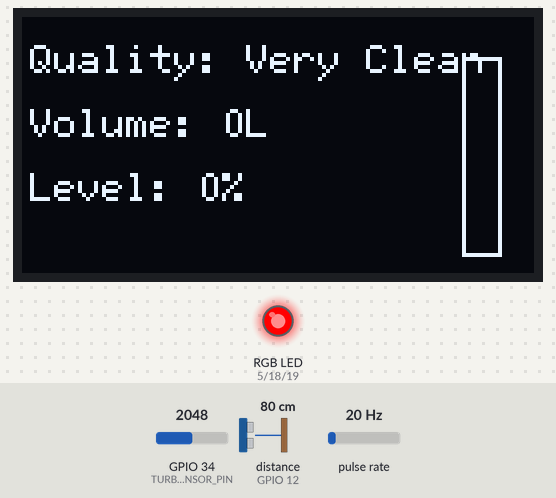
This sketch was run on a simulated ESP32. Parts: 128×64 one-colour display, an RGB LED mixed from three pins (HIGH = lit). Wiring (inferred from the names in the program): ultrasonic range finder: trigger GPIO 14; echo GPIO 12; pulse sensor: data GPIO 27. Inputs (shaded band) come from the test bench; at power-on: GPIO 34 (TURBIDITY_SENSOR_PIN) = 2048, distance to the obstacle (sensor on GPIO 12) 80 cm, pulse rate 20 Hz. The echo pulse lasts 58.3 µs per cm; pins used as bus, display or sensor lines are not drawn; what the sketch prints to the serial monitor is not drawn.

Above: at 1.7 s.
1.8 s: GPIO 34 (TURBIDITY_SENSOR_PIN) set to 219
3.8 s: GPIO 34 (TURBIDITY_SENSOR_PIN) set to 188
At 5.0 s:
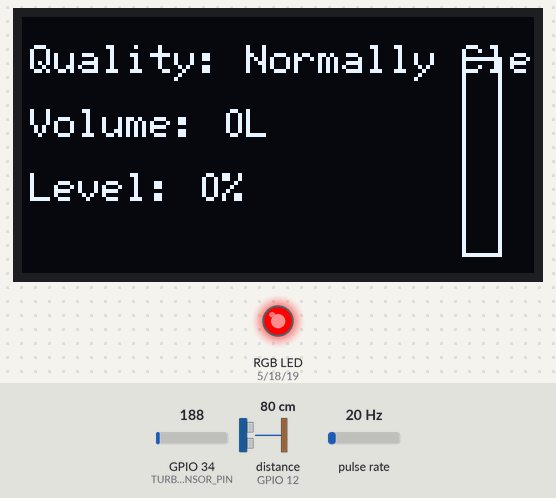
6.1 s: GPIO 34 (TURBIDITY_SENSOR_PIN) set to 55
At 7.8 s:
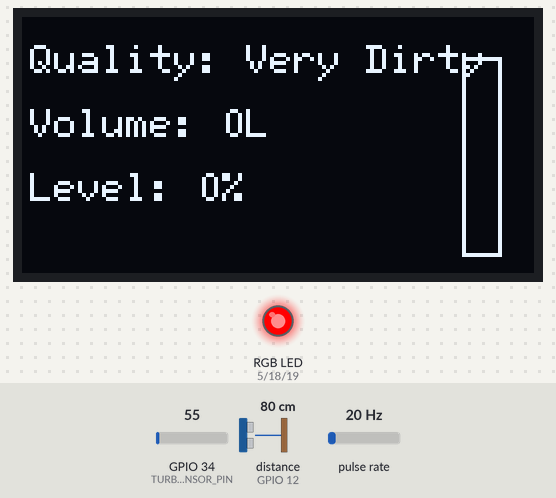
8.1 s: distance to the obstacle (sensor on GPIO 12) set to 18 cm
At 9.6 s:
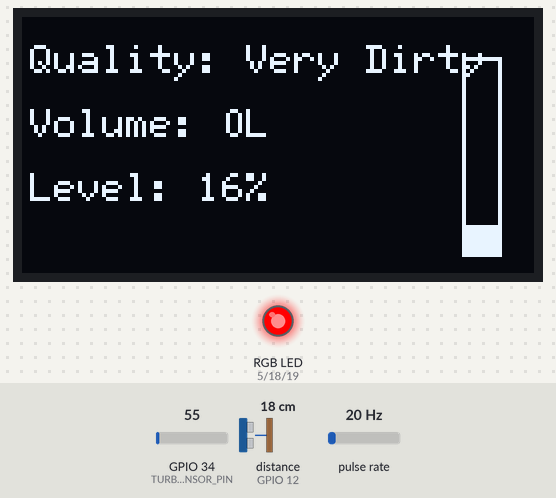
10.2 s: distance to the obstacle (sensor on GPIO 12) set to 14 cm
At 11.3 s:
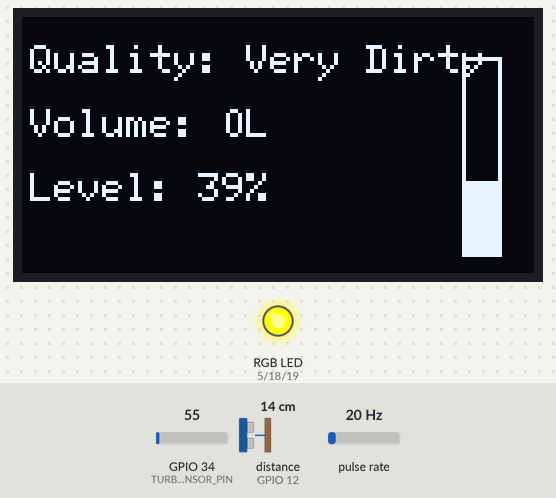
12.2 s: distance to the obstacle (sensor on GPIO 12) set to 6 cm
At 13.9 s:
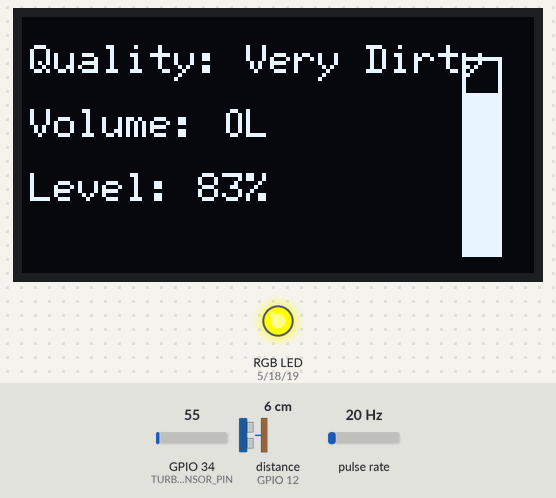
14.2 s: distance to the obstacle (sensor on GPIO 12) set to 3 cm
At 15.7 s:
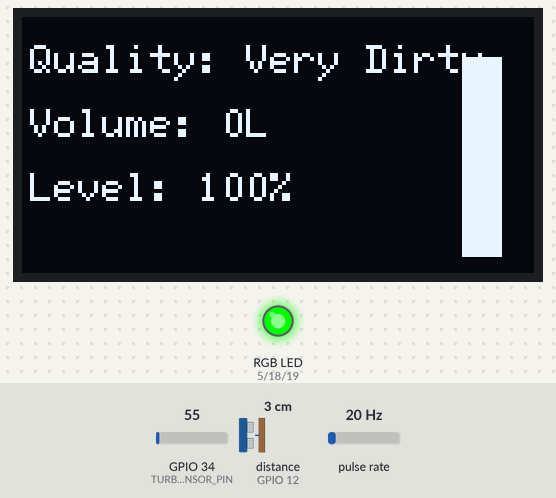
Timing chart, 0 to 17.2 s (numbered marks = the images above; inputs shaded):
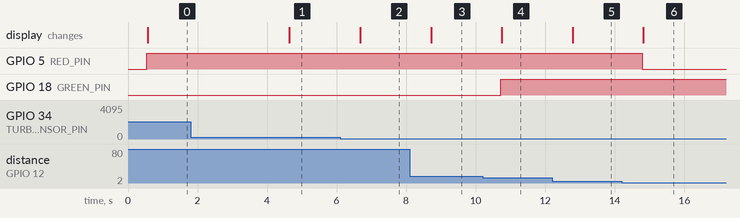

Measured:
- the behaviour switches between 202 and 201 on GPIO 34 (TURBIDITY_SENSOR_PIN) (found by bisection; images 0 and 1)
- the behaviour switches between 17 and 16 cm on distance to the obstacle (sensor on GPIO 12) (found by bisection; images 3 and 4)
- the behaviour switches between 5 and 4 cm on distance to the obstacle (sensor on GPIO 12) (found by bisection; images 5 and 6)
- after the input at 1.8 s, every drawn part: stays the same
- after the input at 3.8 s, the display: changes after 0.84 s (image 1)
- after the input at 6.1 s, the display: changes after 0.58 s (image 2)
- after the input at 8.1 s, the display: changes after 0.62 s (image 3)
- after the input at 10.2 s, GPIO 18 (GREEN_PIN): LOW → HIGH after 0.53 s; the display: changes after 0.55 s (image 4)
- after the input at 12.2 s, the display: changes after 0.59 s (image 5)
- after the input at 14.2 s, GPIO 5 (RED_PIN): HIGH → LOW after 0.60 s; the display: changes after 0.62 s (image 6)

The sketch:

full_project_integration.ino
```cpp
#include <Wire.h>
#include <U8g2lib.h>

// ---------- DISPLAY SETUP ----------
U8G2_SSD1306_128X64_NONAME_F_HW_I2C u8g2(U8G2_R0);

// ---------- FLOW SENSOR ----------
volatile int pulseCount = 0;
unsigned long oldTime = 0;
float flowRate = 0.0;
float totalLitres = 0.0;
#define FLOW_SENSOR_PIN 27

void IRAM_ATTR pulseCounter() {
  pulseCount++;
}

// ---------- ULTRASONIC SENSOR ----------
const int trigPin = 14;
const int echoPin = 12;
const float tankHeight = 20.84;
const float fullLevel = 17.73;
// const float sensorgap = 3;

float measureDistance() {
  digitalWrite(trigPin, LOW);
  delayMicroseconds(2);
  digitalWrite(trigPin, HIGH);
  delayMicroseconds(10);
  digitalWrite(trigPin, LOW);
  long duration = pulseIn(echoPin, HIGH);
  return (duration * 0.034) / 2; // distance in cm
}

// ---------- TURBIDITY SENSOR ----------
#define TURBIDITY_SENSOR_PIN 34
int read_ADC;
int ntu;
String quality = "";

// ---------- RGB LED ----------
#define RED_PIN 5
#define GREEN_PIN 18
#define BLUE_PIN 19

void setColor(int r, int g, int b) {
  analogWrite(RED_PIN, r);
  analogWrite(GREEN_PIN, g);
  analogWrite(BLUE_PIN, b);
}

// ---------- SETUP ----------
void setup() {
  Serial.begin(115200);
  u8g2.begin();

  // Flow sensor setup
  pinMode(FLOW_SENSOR_PIN, INPUT_PULLUP);
  attachInterrupt(digitalPinToInterrupt(FLOW_SENSOR_PIN), pulseCounter, FALLING);

  // Ultrasonic sensor setup
  pinMode(trigPin, OUTPUT);
  pinMode(echoPin, INPUT);

  // RGB setup
  pinMode(RED_PIN, OUTPUT);
  pinMode(GREEN_PIN, OUTPUT);
  pinMode(BLUE_PIN, OUTPUT);

  delay(500);
  Serial.println("System Initialized");
}

// ---------- LOOP ----------
void loop() {
  // FLOW SENSOR MEASUREMENT
  if ((millis() - oldTime) > 1000) {
    detachInterrupt(digitalPinToInterrupt(FLOW_SENSOR_PIN));
    flowRate = ((1000.0 / (millis() - oldTime)) * pulseCount) / 7.5;
    float litresPerSecond = flowRate / 60.0;
    totalLitres += litresPerSecond;
    oldTime = millis();
    pulseCount = 0;
    attachInterrupt(digitalPinToInterrupt(FLOW_SENSOR_PIN), pulseCounter, FALLING);
  }

  // ULTRASONIC MEASUREMENT
  float distance = measureDistance();
  float waterLevel = (tankHeight - distance);
  if (waterLevel < 0) waterLevel = 0;
  int levelPercent = constrain((int)((waterLevel / fullLevel) * 100), 0, 100);
  if (levelPercent>95.0) levelPercent=100;
  // TURBIDITY MEASUREMENT
  read_ADC = analogRead(TURBIDITY_SENSOR_PIN);
  if (read_ADC > 208) read_ADC = 208;
  ntu = map(read_ADC, 0, 208, 300, 0);

  if (ntu < 10) quality = "Very Clean";
  else if (ntu < 30) quality = "Normally Clean";
  else quality = "Very Dirty";

  // RGB LED CONTROL
  if (levelPercent > 90) {
    setColor(0, 255, 0);   // Green
  } else if (levelPercent > 25) {
    setColor(255, 255, 0); // Yellow
  } else {
    setColor(255, 0, 0);   // Red
  }

  // DISPLAY ON OLED
  u8g2.clearBuffer();
  u8g2.setFont(u8g2_font_6x12_tr);
  u8g2.setCursor(2, 14);
  u8g2.print("Quality: ");
  u8g2.print(quality);

  u8g2.setCursor(2, 30);
  u8g2.print("Volume: ");
  u8g2.print((int)totalLitres);
  u8g2.print("L");

  u8g2.setCursor(2, 46);
  u8g2.print("Level: ");
  u8g2.print(levelPercent);
  u8g2.print("%");

  // Vertical Progress Bar
  int barX = 110;
  int barY = 10;
  int barWidth = 10;
  int barHeight = 50;
  int filledHeight = map(levelPercent, 0, 100, 0, barHeight);
  u8g2.drawFrame(barX, barY, barWidth, barHeight);
  u8g2.drawBox(barX, barY + (barHeight - filledHeight), barWidth, filledHeight);

  u8g2.sendBuffer();

  // SERIAL OUTPUT
  Serial.print("Flow Rate: ");
  Serial.print(flowRate);
  Serial.print(" L/min | Total: ");
  Serial.print(totalLitres, 3);
  Serial.println(" L");

  Serial.print("Water Level: ");
  Serial.print(waterLevel);
  Serial.print(" cm | Distance: ");
  Serial.print(distance);
  Serial.println(" cm");

  Serial.print("Turbidity: ");
  Serial.print(ntu);
  Serial.print(" NTU | Status: ");
  Serial.println(quality);

  Serial.print("Level %: ");
  Serial.print(levelPercent);
  Serial.println("%");

  Serial.println("---------------------------");

  delay(2000);
}
```
